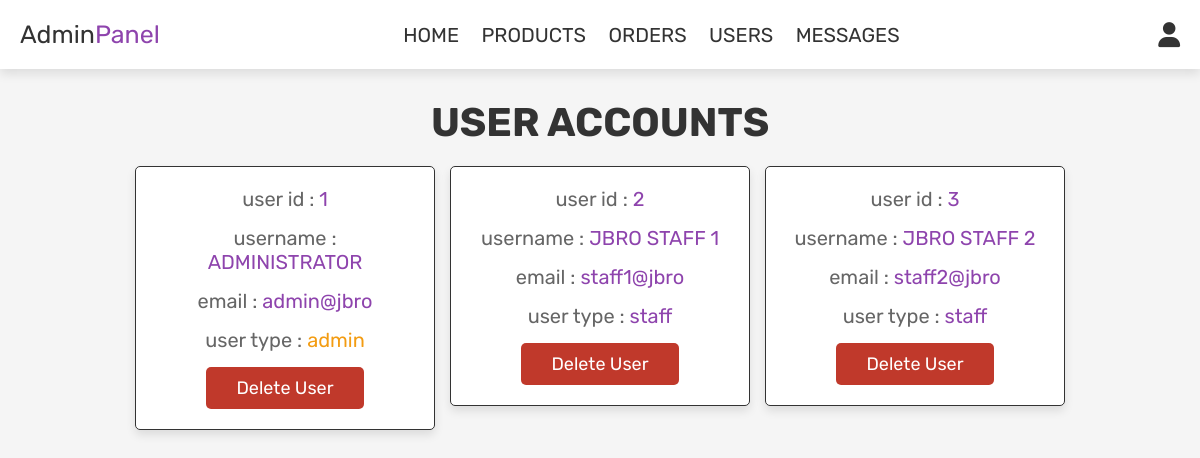
The app's page /main/admin_users.php (signed in) with its own data.
### tables this page shows
CREATE TABLE `users` (
  `id` int(255) NOT NULL,
  `name` varchar(255) NOT NULL,
  `email` varchar(255) NOT NULL,
  `password` text NOT NULL,
  `verification` varchar(255) NOT NULL,
  `user_type` varchar(255) NOT NULL
);

### main/admin_users.php (the view, shortened to what this page needs)
<?php
include 'config.php';
?>
<!DOCTYPE html>
<html lang="en">
<head>
   <link rel="stylesheet" href="https://cdnjs.cloudflare.com/ajax/libs/font-awesome/6.0.0/css/all.min.css">
   <link rel="stylesheet" href="css/admin_style.css">
</head>
<body>
<?php include 'admin_header.php'; ?>
<section class="users">
   <h1 class="title"> user accounts </h1>
   <div class="box-container">
      <?php
         $select_users = mysqli_query($conn, "SELECT * FROM `users`") or die('query failed');
         while($fetch_users = mysqli_fetch_assoc($select_users)){
      ?>
      <div class="box">
         <p> user id : <span><?php echo $fetch_users['id']; ?></span> </p>
         <p> username : <span><?php echo $fetch_users['name']; ?></span> </p>
         <p> email : <span><?php echo $fetch_users['email']; ?></span> </p>
         <p> user type : <span style="color:<?php if($fetch_users['user_type'] == 'admin'){ echo 'var(--orange)'; } ?>"><?php echo $fetch_users['user_type']; ?></span> </p>
         <a href="admin_users.php?delete=<?php echo $fetch_users['id']; ?>" onclick="return confirm('delete this user?');" class="delete-btn">delete user</a>
      </div>
      <?php
         };
      ?>
   </div>
</section>
</body>
</html>

### main/css/admin_style.css (style rules this page uses)
:root { --purple:#8e44ad; --red:#c0392b; --orange:#f39c12; --black:#333; --white:#fff; --light-color:#666; --light-white:#ccc; --light-bg:#f5f5f5; --border:.1rem solid var(--black); --box-shadow:0 .5rem 1rem rgba(0,0,0,.1); }
* { font-family: 'Rubik', sans-serif; margin:0; padding:0; box-sizing: border-box; outline: none; border:none; text-decoration: none; transition:all .2s linear; }
html { font-size: 62.5%; overflow-x: hidden; }
body { background-color: var(--light-bg); }
section { padding:3rem 2rem; }
.title { text-align: center; margin-bottom: 2rem; text-transform: uppercase; color:var(--black); font-size: 4rem; }
.btn, .option-btn, .delete-btn, .white-btn { display: inline-block; margin-top: 1rem; padding:1rem 3rem; cursor: pointer; color:var(--white); font-size: 1.8rem; border-radius: .5rem; text-transform: capitalize; }
.delete-btn { background-color: var(--red); }
.users .box-container { display: grid; grid-template-columns: repeat(auto-fit, 30rem); justify-content: center; gap:1.5rem; max-width: 1200px; margin:0 auto; align-items: flex-start; }
.users .box-container .box { background-color: var(--white); padding:2rem; border:var(--border); box-shadow: var(--box-shadow); border-radius: .5rem; text-align: center; }
.users .box-container .box p { padding-bottom: 1.5rem; font-size: 2rem; color:var(--light-color); }
.users .box-container .box p span { color:var(--purple); }
.users .box-container .box .delete-btn { margin-top: 0; }

### records on screen
users: id "1", name "ADMINISTRATOR", email "admin@jbro", user_type "admin"
users: id "2", name "JBRO STAFF 1", email "staff1@jbro", user_type "staff"
users: id "3", name "JBRO STAFF 2", email "staff2@jbro", user_type "staff"
